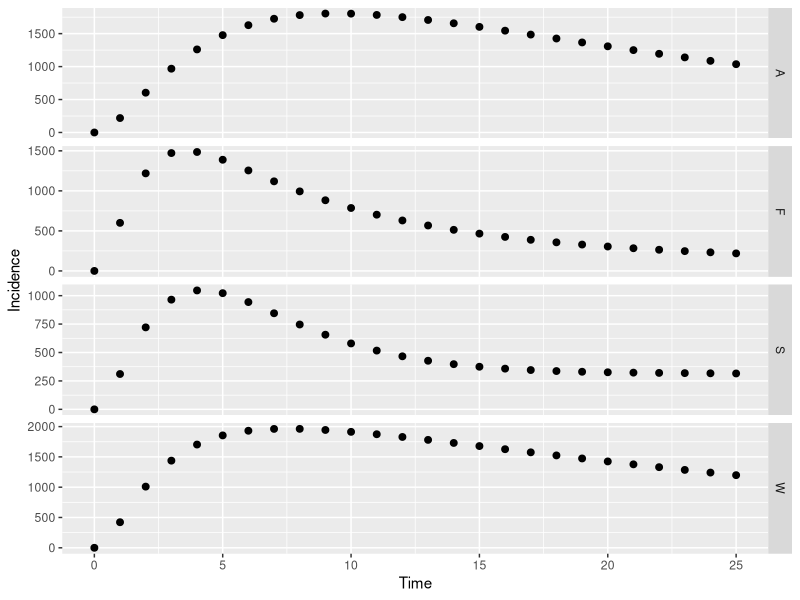

Here is the R script that generated this plot:
# CF McQuaid
# 21/04/2017
# Cohort model of TB including regression and a slow stream
########################################
#         ^     ^     ^     ^          #
#      -> Q <-> S <-> C <-> Y -> M     # Q - Quiescent, S - Subclinical, C - Minimal (C+S-), Y - Disseminated (C+S+, symptomatic), M - Death (due to disease)
#     /   ^     ^                      #
#    E    |     |                      # E - Infectious, T - cumulative number disseminated
#     \   v     v                      #
#      -> K <-> Z                      # K- Quiescent (slow stream), Z- Subclinical (slow stream),
#         v     v                      #
########################################
setwd("C:/Users/cfmcquaid/Simulations")
library("reshape2"); library("deSolve"); library("ggplot2"); #source("Completed/multiplot.R")
# Parameter sets: Average (), Wax (regression), Slow (slow), Full (regression, slow)
# Ax - rate from compartment A to compartment X, Omega - background mortality
paramA <- c(Eq=1.00, Ek=0.00, Qs=0.03, Qk=0.00, Kz=0.00, Kq=0.00, Sc=0.22, Sq=0.00, Sz=0.00, Zk=0.00, Zs=0.00, Cy=0.22, Cs=0.00, Ym=0.25, Yc=0.00, Omega=0.02)
paramW <- c(Eq=1.00, Ek=0.00, Qs=0.03, Qk=0.00, Kz=0.00, Kq=0.00, Sc=0.50, Sq=0.25, Sz=0.00, Zk=0.00, Zs=0.00, Cy=0.50, Cs=0.25, Ym=0.50, Yc=0.25, Omega=0.02)
paramS <- c(Eq=0.10, Ek=0.90, Qs=0.50, Qk=0.00, Kz=0.01, Kq=0.00, Sc=0.22, Sq=0.00, Sz=0.00, Zk=0.00, Zs=0.05, Cy=0.22, Cs=0.00, Ym=0.25, Yc=0.00, Omega=0.02)
paramF <- c(Eq=0.10, Ek=0.90, Qs=0.50, Qk=0.00, Kz=0.01, Kq=0.00, Sc=0.50, Sq=0.25, Sz=0.00, Zk=0.25, Zs=0.05, Cy=0.50, Cs=0.25, Ym=0.50, Yc=0.25, Omega=0.02)
# Initial states of compartments
state <- c(E=100000, Q=0, K=0, S=0, Z=0, C=0, Y=0, T=0, M=0)
# Timespan for simulation
times <- seq(0, 25, by = 1)
# ODEfunction
regr <- function(t, state, parameters){
  with(as.list(c(state, parameters)), {
    # rates of change
    dE <- - (Eq + Ek)*E
    dQ <- + Eq*E + Sq*S + Kq*K - (Qs + Qk + Omega)*Q
    dK <- + Ek*E + Zk*Z + Qk*Q - (Kz + Kq + Omega)*K
    dS <- + Qs*Q + Cs*C + Zs*Z - (Sc + Sq + Sz + Omega)*S
    dZ <- + Kz*K + Sz*S - (Zk + Zs + Omega)*Z
    dC <- + Sc*S + Yc*Y - (Cs + Cy + Omega)*C
    dY <- + Cy*C -(Yc + Ym + Omega)*Y
    dT <- + Cy*C
    dM <- + Ym*Y
    # return the rate of change
    list(c(dE, dQ, dK, dS, dZ, dC, dY, dT, dM))
  })
}
# Calculations
outA <- ode(y = state, times = times, func = regr, parms = paramA); outW <- ode(y = state, times = times, func = regr, parms = paramW); outS <- ode(y = state, times = times, func = regr, parms = paramS); outF <- ode(y = state, times = times, func = regr, parms = paramF)
outA <- as.data.frame(outA); outW <- as.data.frame(outW); outS <- as.data.frame(outS); outF <- as.data.frame(outF)
# Formatting the data for plotting - putting into a melted data.fame, with additional columns for the source matrix and the incidence rate
outA$rate <- outA$S*paramA["Sc"]; outW$rate <- outW$S*paramW["Sc"]; outS$rate <- outS$S*paramS["Sc"]; outF$rate <- outF$S*paramF["Sc"];
outA <- melt(outA, id.vars = c("time")); outW <- melt(outW, id.vars = c("time")); outS <- melt(outS, id.vars = c("time")); outF <- melt(outF, id.vars = c("time"))
outA$source <- "A"; outW$source <- "W"; outS$source <- "S"; outF$source <- "F"
out <- rbind(outA, outW, outS, outF)
# Plot output
ggplot(out[out$variable %in%c("rate"), ], aes(time, value)) + geom_point(size=2) + labs(x = "Time", y = "Incidence") + facet_grid(source ~ . , scales = "free")
# Fitting parameters and state: output (shown here for the full parameter set) for IDing compartment sizes to generate reasonable initial state, then calculating values so that 2.5-5% of individuals are diseased or dead (due to TB) after 5 years
Qsz <- out[which(out$source == "F" & out$variable == "Q" & out$time == 5), ]; Ssz <- out[which(out$source == "F" & out$variable == "S" & out$time == 5), ]; Ksz <- out[which(out$source == "F" & out$variable == "K" & out$time == 5), ]; Zsz <- out[which(out$source == "F" & out$variable == "Z" & out$time == 5), ]; Csz <- out[which(out$source == "F" & out$variable == "C" & out$time == 5), ]; Ysz <- out[which(out$source == "F" & out$variable == "Y" & out$time == 5), ]; Msz <- out[which(out$source == "F" & out$variable == "M" & out$time == 5), ];
(Csz$value + Ysz$value + Msz$value) / (Qsz$value + Ssz$value + Ksz$value + Zsz$value + Csz$value + Ysz$value + Msz$value)

P <- 7
